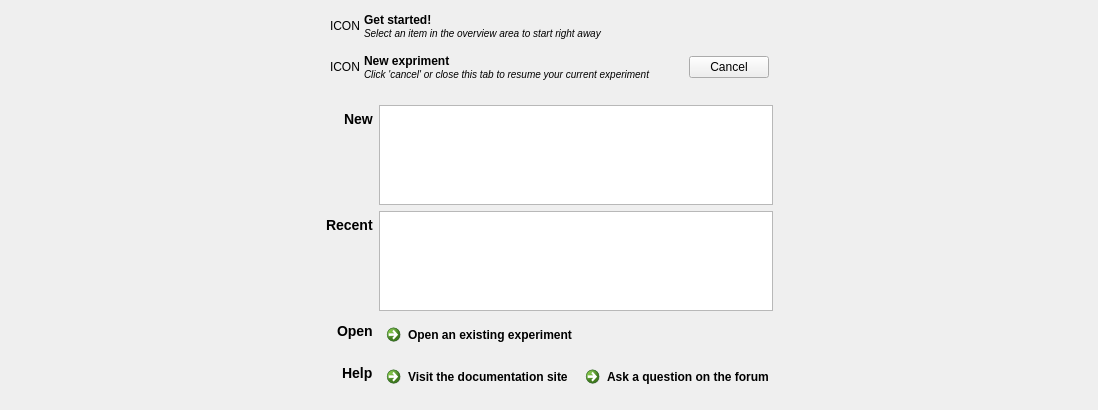
<?xml version="1.0" encoding="UTF-8"?>
<ui version="4.0">
 <class>ui_start_new_widget</class>
 <widget class="QWidget" name="ui_start_new_widget">
  <property name="geometry">
   <rect>
    <x>0</x>
    <y>0</y>
    <width>1098</width>
    <height>366</height>
   </rect>
  </property>
  <property name="sizePolicy">
   <sizepolicy hsizetype="Expanding" vsizetype="Expanding">
    <horstretch>0</horstretch>
    <verstretch>0</verstretch>
   </sizepolicy>
  </property>
  <property name="windowTitle">
   <string>Form</string>
  </property>
  <layout class="QVBoxLayout" name="verticalLayout_2">
   <property name="margin">
    <number>0</number>
   </property>
   <item>
    <widget class="QWidget" name="widget_main_container" native="true">
     <layout class="QVBoxLayout" name="layout_main">
      <item>
       <spacer name="verticalSpacer">
        <property name="orientation">
         <enum>Qt::Vertical</enum>
        </property>
        <property name="sizeType">
         <enum>QSizePolicy::Expanding</enum>
        </property>
        <property name="sizeHint" stdset="0">
         <size>
          <width>20</width>
          <height>8</height>
         </size>
        </property>
       </spacer>
      </item>
      <item>
       <widget class="QWidget" name="widget_central_container" native="true">
        <property name="sizePolicy">
         <sizepolicy hsizetype="MinimumExpanding" vsizetype="Preferred">
          <horstretch>0</horstretch>
          <verstretch>0</verstretch>
         </sizepolicy>
        </property>
        <layout class="QHBoxLayout" name="horizontalLayout">
         <property name="margin">
          <number>0</number>
         </property>
         <item>
          <spacer name="horizontalSpacer">
           <property name="orientation">
            <enum>Qt::Horizontal</enum>
           </property>
           <property name="sizeHint" stdset="0">
            <size>
             <width>0</width>
             <height>0</height>
            </size>
           </property>
          </spacer>
         </item>
         <item>
          <widget class="QWidget" name="widget_central_form" native="true">
           <property name="sizePolicy">
            <sizepolicy hsizetype="Fixed" vsizetype="Fixed">
             <horstretch>0</horstretch>
             <verstretch>0</verstretch>
            </sizepolicy>
           </property>
           <property name="minimumSize">
            <size>
             <width>400</width>
             <height>0</height>
            </size>
           </property>
           <layout class="QFormLayout" name="formLayout">
            <property name="fieldGrowthPolicy">
             <enum>QFormLayout::AllNonFixedFieldsGrow</enum>
            </property>
            <property name="labelAlignment">
             <set>Qt::AlignRight|Qt::AlignTrailing|Qt::AlignVCenter</set>
            </property>
            <property name="margin">
             <number>0</number>
            </property>
            <item row="0" column="0" colspan="2">
             <widget class="QWidget" name="widget_header_start" native="true">
              <layout class="QHBoxLayout" name="horizontalLayout_2">
               <property name="spacing">
                <number>4</number>
               </property>
               <property name="margin">
                <number>4</number>
               </property>
               <item>
                <widget class="QLabel" name="label_get_started">
                 <property name="sizePolicy">
                  <sizepolicy hsizetype="Fixed" vsizetype="Fixed">
                   <horstretch>0</horstretch>
                   <verstretch>0</verstretch>
                  </sizepolicy>
                 </property>
                 <property name="text">
                  <string>ICON</string>
                 </property>
                </widget>
               </item>
               <item>
                <widget class="QLabel" name="label_2">
                 <property name="text">
                  <string>&lt;b&gt;Get started!&lt;/b&gt;&lt;br /&gt;
&lt;small&gt;&lt;i&gt;Select an item in the overview area to start right away&lt;/i&gt;&lt;/small&gt;</string>
                 </property>
                 <property name="wordWrap">
                  <bool>true</bool>
                 </property>
                </widget>
               </item>
              </layout>
             </widget>
            </item>
            <item row="2" column="0" colspan="2">
             <spacer name="verticalSpacer_2">
              <property name="orientation">
               <enum>Qt::Vertical</enum>
              </property>
              <property name="sizeType">
               <enum>QSizePolicy::Fixed</enum>
              </property>
              <property name="sizeHint" stdset="0">
               <size>
                <width>20</width>
                <height>8</height>
               </size>
              </property>
             </spacer>
            </item>
            <item row="3" column="0">
             <widget class="QLabel" name="label_templates">
              <property name="text">
               <string>&lt;h3&gt;New&lt;/h3&gt;</string>
              </property>
             </widget>
            </item>
            <item row="3" column="1">
             <widget class="QListWidget" name="list_templates">
              <property name="sizePolicy">
               <sizepolicy hsizetype="Expanding" vsizetype="Expanding">
                <horstretch>0</horstretch>
                <verstretch>0</verstretch>
               </sizepolicy>
              </property>
              <property name="maximumSize">
               <size>
                <width>16777215</width>
                <height>100</height>
               </size>
              </property>
             </widget>
            </item>
            <item row="5" column="0">
             <widget class="QLabel" name="_label_recent">
              <property name="text">
               <string>&lt;h3&gt;Recent&lt;/h3&gt;</string>
              </property>
             </widget>
            </item>
            <item row="5" column="1">
             <widget class="QListWidget" name="list_recent">
              <property name="maximumSize">
               <size>
                <width>16777215</width>
                <height>100</height>
               </size>
              </property>
             </widget>
            </item>
            <item row="6" column="0">
             <widget class="QLabel" name="label_browse">
              <property name="text">
               <string>&lt;h3&gt;Open&lt;/h3&gt;</string>
              </property>
             </widget>
            </item>
            <item row="6" column="1">
             <widget class="QCommandLinkButton" name="button_browse">
              <property name="text">
               <string>Open an existing experiment</string>
              </property>
             </widget>
            </item>
            <item row="7" column="0">
             <widget class="QLabel" name="label_help">
              <property name="text">
               <string>&lt;h3&gt;Help&lt;/h3&gt;</string>
              </property>
             </widget>
            </item>
            <item row="7" column="1">
             <widget class="QWidget" name="widget_3" native="true">
              <layout class="QHBoxLayout" name="horizontalLayout_3">
               <property name="margin">
                <number>0</number>
               </property>
               <item>
                <widget class="QCommandLinkButton" name="button_osdoc">
                 <property name="text">
                  <string>Visit the documentation site</string>
                 </property>
                </widget>
               </item>
               <item>
                <widget class="QCommandLinkButton" name="button_forum">
                 <property name="text">
                  <string>Ask a question on the forum</string>
                 </property>
                </widget>
               </item>
              </layout>
             </widget>
            </item>
            <item row="1" column="0" colspan="2">
             <widget class="QWidget" name="widget_header_new" native="true">
              <layout class="QHBoxLayout" name="horizontalLayout_4">
               <property name="spacing">
                <number>4</number>
               </property>
               <property name="margin">
                <number>4</number>
               </property>
               <item>
                <widget class="QLabel" name="label_start_new">
                 <property name="sizePolicy">
                  <sizepolicy hsizetype="Fixed" vsizetype="Fixed">
                   <horstretch>0</horstretch>
                   <verstretch>0</verstretch>
                  </sizepolicy>
                 </property>
                 <property name="text">
                  <string>ICON</string>
                 </property>
                </widget>
               </item>
               <item>
                <widget class="QLabel" name="label">
                 <property name="text">
                  <string>&lt;b&gt;New expriment&lt;/b&gt;&lt;br /&gt;
&lt;small&gt;&lt;i&gt;Click 'cancel' or close this tab to resume your current experiment&lt;/i&gt;&lt;/small&gt;</string>
                 </property>
                 <property name="wordWrap">
                  <bool>true</bool>
                 </property>
                </widget>
               </item>
               <item>
                <widget class="QPushButton" name="button_cancel">
                 <property name="sizePolicy">
                  <sizepolicy hsizetype="Fixed" vsizetype="Fixed">
                   <horstretch>0</horstretch>
                   <verstretch>0</verstretch>
                  </sizepolicy>
                 </property>
                 <property name="text">
                  <string>Cancel</string>
                 </property>
                </widget>
               </item>
              </layout>
             </widget>
            </item>
           </layout>
          </widget>
         </item>
         <item>
          <spacer name="horizontalSpacer_2">
           <property name="orientation">
            <enum>Qt::Horizontal</enum>
           </property>
           <property name="sizeHint" stdset="0">
            <size>
             <width>0</width>
             <height>0</height>
            </size>
           </property>
          </spacer>
         </item>
        </layout>
       </widget>
      </item>
      <item>
       <spacer name="verticalSpacer_3">
        <property name="orientation">
         <enum>Qt::Vertical</enum>
        </property>
        <property name="sizeHint" stdset="0">
         <size>
          <width>20</width>
          <height>8</height>
         </size>
        </property>
       </spacer>
      </item>
      <item>
       <widget class="credits_widget" name="widget_credits" native="true"/>
      </item>
     </layout>
    </widget>
   </item>
  </layout>
 </widget>
 <customwidgets>
  <customwidget>
   <class>credits_widget</class>
   <extends>QWidget</extends>
   <header>libqtopensesame.widgets.credits_widget.h</header>
   <container>1</container>
  </customwidget>
 </customwidgets>
 <resources/>
 <connections/>
</ui>
